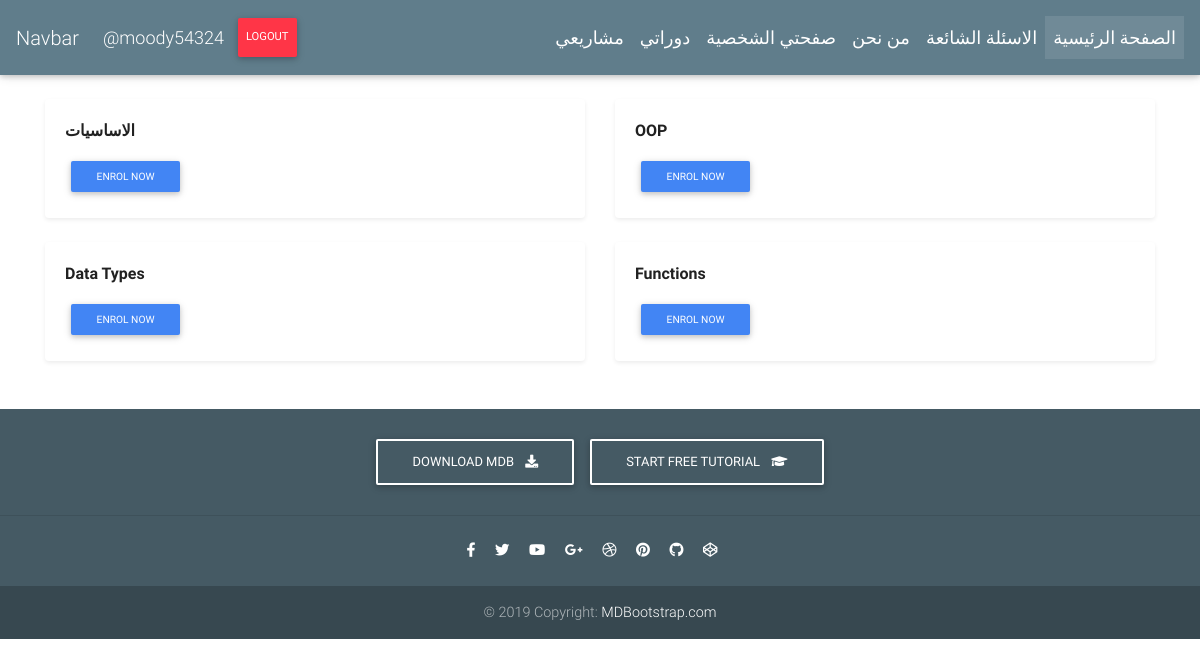
Page /courses/python (signed in) on the committed database.
### MohTech/models.py (models this page shows, shortened)
class Sections(models.Model):
    section_id = models.UUIDField(primary_key=True, default=uuid.uuid4)
    course = models.ForeignKey(Courses, on_delete=models.CASCADE)
    section_name = models.CharField(max_length=50)
    def getTheSectionLessons(self):
        return self.lessons_set.all()

### MohTech/views.py (the view)
# urls.py: path('courses/<slug:slug>', courseDetail, name='course_detail'),
def courseDetail(request, slug):
    specific_object_has_been_chosen = Courses.objects.get(slug=slug)
    context = {
        'one_course': specific_object_has_been_chosen,
    }
    return render(request, 'one_course.html', context)

### MohTech/models.py (called while the page is built)
    def getCourseSections(self):
        return self.sections_set.all()

    def getStudentCourses(self):
        return self.courses_enrolled.all()

### MohTech/templatetags/cart_items.py (called while the page is built)
@register.filter
def cart_get_items(user):
    all_orders = Orders.objects.filter(user=user, is_ordered=False)
    if all_orders.exists():
        return all_orders[0].ordered_courses.all().count()
    return 0

### templates/one_course.html (shortened to what this page needs)
{% extends 'Main.html' %}
{% block content %}
    <div class="container">
   <h3 class="pb-3 mb-4 mt-4 font-italic border-bottom">
   </h3>
   <div class="row">
       {% for every_thing_the_instance_has in one_course.getCourseSections %}
      <div class="col-md-6">
         <div class="card flex-md-row mb-4 shadow-sm h-md-250">
            <div class="card-body d-flex flex-column align-items-start">
            <details>
               <summary class="d-inline-block mb-2 text-dark"><b>{{ every_thing_the_instance_has.section_name }}</b></summary>
            </details>
               <a class="btn btn-primary btn-sm" role="button" href="#" >Enrol Now</a>
            </div>
         </div>
      </div>
       {% endfor %}
   </div>
</div>
{% endblock %}

### templates/NavBar.html (shortened to what this page needs)
{% load cart_items %}
 <nav class="navbar fixed-top navbar-expand-lg navbar-dark blue-grey scrolling-navbar" >
  <a class="navbar-brand " href="#">Navbar</a>
   <div style="justify-content: flex-start" class="collapse navbar-collapse" id="navbarNav">
    <ul style="font-size: 18px;" class="navbar-nav">
        {% if request.user.is_authenticated %}
              <li class="nav-item ">
        <a class="nav-link mt-1" href="#">@{{ request.user.username }}<span class="sr-only">(current)</span></a>
      </li>
        <li class="nav-item ">
        <a class="nav-link btn btn-danger btn-md " id="logout"  >Logout<span class="sr-only">(current)</span></a>
      </li>
        {% endif %}
    </ul>
  <div style="justify-content: flex-end" class="collapse navbar-collapse" id="navbarNav">
    <ul style="font-size: 18px;" class="navbar-nav">
        {% if request.user.is_authenticated %}
      <li class="nav-item ">
        <a class="nav-link" href="#">مشاريعي <span class="sr-only">(current)</span></a>
      </li>
      <li class="nav-item">
        <a class="nav-link" href="{% url 'user_course' %}">دوراتي</a>
      </li>
      <li class="nav-item">
        <a class="nav-link" href="#">صفحتي الشخصية</a>
      </li>
    {% endif %}
     <li class="nav-item ">
        <a class="nav-link" href="{% url 'home' %}">من نحن </a>
      </li>
     <li class="nav-item ">
        <a class="nav-link" href="{% url 'home' %}">الاسئلة الشائعة</a>
      </li>
          <li class="nav-item active">
        <a class="nav-link" href="{% url 'home' %}">الصفحة الرئيسية</a>
      </li>
    </ul>
  </div>
   </div>
</nav>

### rows in the picture
Sections: section_name "الاساسيات"
Sections: section_name "OOP"
Sections: section_name "Data Types"
Sections: section_name "Functions"

### other values in the picture
{{ request.user.username }} "moody54324"
